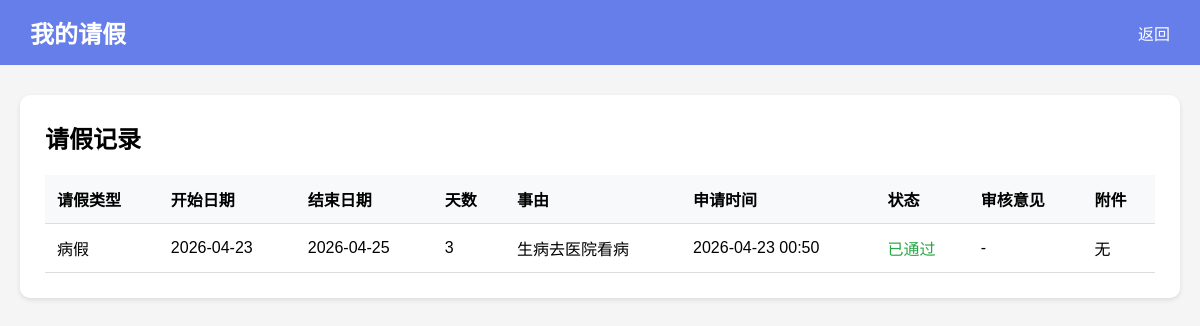
/student/my_leaves (signed in), run on the app's committed database.
### models.py (models this page shows, shortened)
class Leave(db.Model):
    __tablename__ = 'leaves'
    id = db.Column(db.Integer, primary_key=True)
    student_id = db.Column(db.Integer, db.ForeignKey('users.id'), nullable=False)
    leave_type = db.Column(db.String(20), nullable=False)
    start_date = db.Column(db.Date, nullable=False)
    end_date = db.Column(db.Date, nullable=False)
    reason = db.Column(db.Text, nullable=False)
    attachment_path = db.Column(db.String(200))
    status = db.Column(db.String(20), default='pending')
    review_comment = db.Column(db.Text)
    applied_at = db.Column(db.DateTime, default=datetime.utcnow)
    reviewed_at = db.Column(db.DateTime)
    reviewed_by = db.Column(db.Integer, db.ForeignKey('users.id'))

### app.py (the view)
@app.route('/student/my_leaves')
@login_required
@approved_student_required
def my_leaves():
    leaves = Leave.query.filter_by(student_id=current_user.id).order_by(Leave.applied_at.desc()).all()
    return render_template('student/my_leaves.html', leaves=leaves)

### app.py (called while the page is built)
@login_manager.user_loader
def load_user(user_id):
    return db.session.get(User, int(user_id))

@app.context_processor
def utility_processor():
    return {
        'now': datetime.now,
        'len': len
    }

### templates/student/my_leaves.html (shortened to what this page needs)
<!DOCTYPE html>
<html lang="zh-CN">
<head>
</head>
<body>
    <div class="navbar">
        <h1>我的请假</h1>
        <div class="nav-links">
            <a href="{{ url_for('student_dashboard') }}">返回</a>
        </div>
    </div>
    <div class="container">
        <div class="card">
            <h2>请假记录</h2>
            <table>
                <thead>
                    <tr>
                        <th>请假类型</th>
                        <th>开始日期</th>
                        <th>结束日期</th>
                        <th>天数</th>
                        <th>事由</th>
                        <th>申请时间</th>
                        <th>状态</th>
                        <th>审核意见</th>
                        <th>附件</th>
                    </tr>
                </thead>
                <tbody>
                    {% for leave in leaves %}
                    <tr>
                        <td>{{ leave.leave_type }}</td>
                        <td>{{ leave.start_date.strftime('%Y-%m-%d') }}</td>
                        <td>{{ leave.end_date.strftime('%Y-%m-%d') }}</td>
                        <td>{{ (leave.end_date - leave.start_date).days + 1 }}</td>
                        <td>{{ leave.reason }}</td>
                        <td>{{ leave.applied_at.strftime('%Y-%m-%d %H:%M') }}</td>
                        <td class="status-{{ leave.status }}">
                            {{ '待审核' if leave.status == 'pending' else ('已通过' if leave.status == 'approved' else '已拒绝') }}
                        </td>
                        <td>{{ leave.review_comment or '-' }}</td>
                        <td>
                            {% if leave.attachment_path %}
                            <a href="{{ url_for('uploaded_file', filename=leave.attachment_path) }}" target="_blank">查看</a>
                            {% else %}
                            无
                            {% endif %}
                        </td>
                    </tr>
                    {% else %}
                    <tr>
                        <td colspan="9" style="text-align:center;">暂无请假记录</td>
                    </tr>
                    {% endfor %}
                </tbody>
            </table>
        </div>
    </div>
</body>
</html>

### templates/student/my_leaves.html (style rules this page uses)
* { margin: 0; padding: 0; box-sizing: border-box; }
body { font-family: Arial, sans-serif; background: #f5f5f5; }
.navbar { background: #667eea; color: white; padding: 15px 30px; display: flex; justify-content: space-between; align-items: center; }
.navbar h1 { font-size: 24px; }
.nav-links a { color: white; text-decoration: none; margin-left: 20px; }
.container { max-width: 1200px; margin: 30px auto; padding: 0 20px; }
.card { background: white; padding: 25px; border-radius: 10px; box-shadow: 0 2px 5px rgba(0,0,0,0.1); }
table { width: 100%; border-collapse: collapse; margin-top: 20px; }
th, td { padding: 12px; text-align: left; border-bottom: 1px solid #ddd; }
th { background: #f8f9fa; }
.status-approved { color: #28a745; }

### data on the page
Leave: leave_type "病假", start_date "2026-04-23", end_date "2026-04-25", (leave.end_date-leave.start_date).days+1 "3", reason "生病去医院看病", applied_at "2026-04-23 00:50", status "已通过", review_comment "-", shows "无"
